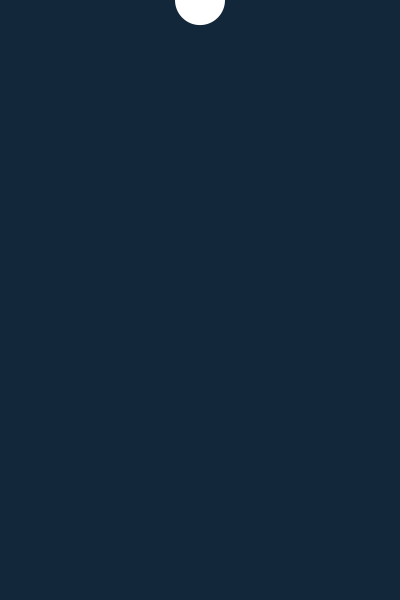
Frame 1 (no input)
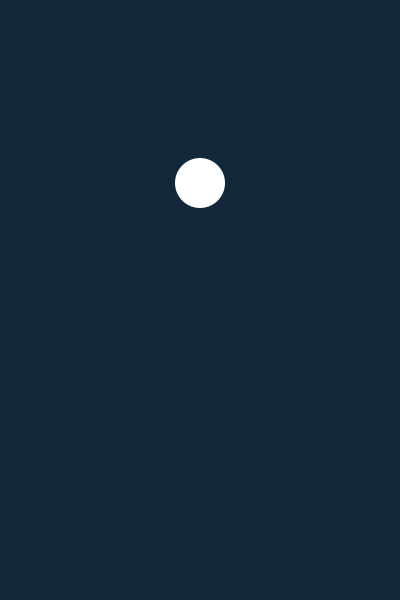
Frame 60 (the mouse pressed at the canvas centre just before this capture)
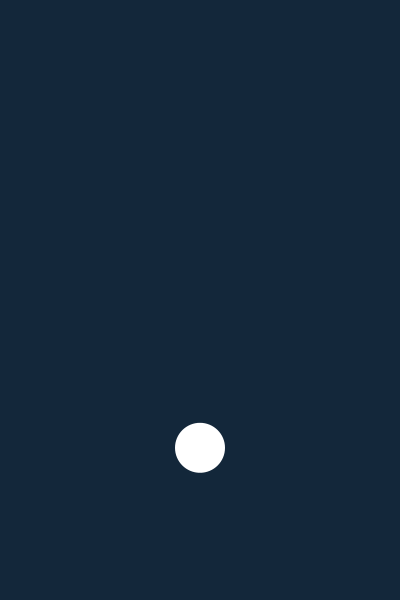
Frame 120 (the mouse held since frame 60 and released just before this capture)

The Processing sketch that drew these frames (run headless with seeded random() and noise(); from frame 60 on, the mouse is pressed at the canvas centre):

// Processing sketch: drop_advance
// ── drop_advance.pde
float x;
float y=0;
float dt=0.1;
float v=0;
float g=10;
void setup() {
  size(400, 600);
  x=width/2;
  pixelDensity(2);
}

void draw() {
  background(#13273a);
  noStroke();
  v=v+dt*g;
  y=y+v*dt;
  ellipse(x, y, 50, 50);
  if (y>height-25) {
    v=-v;
  }
}
